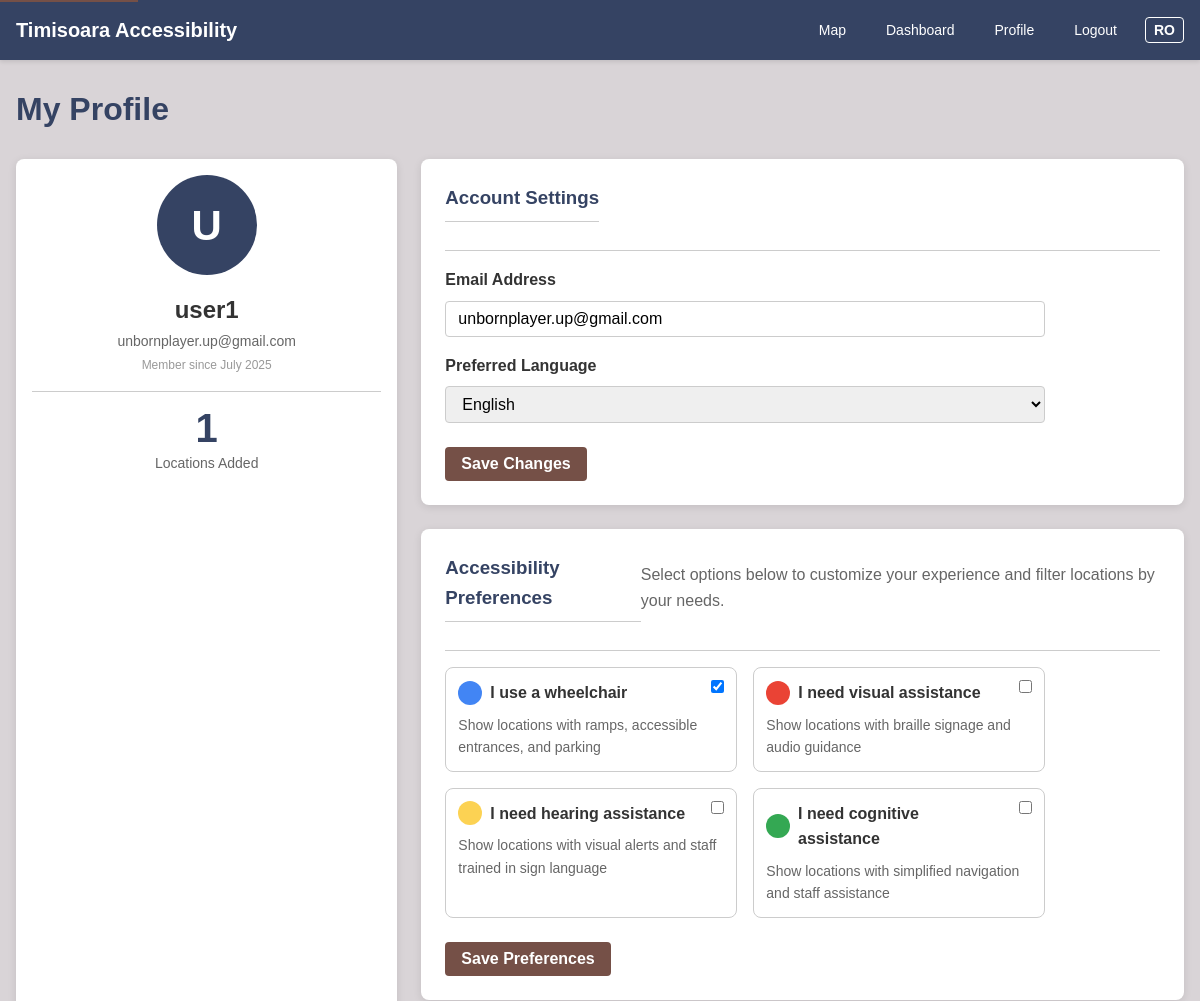
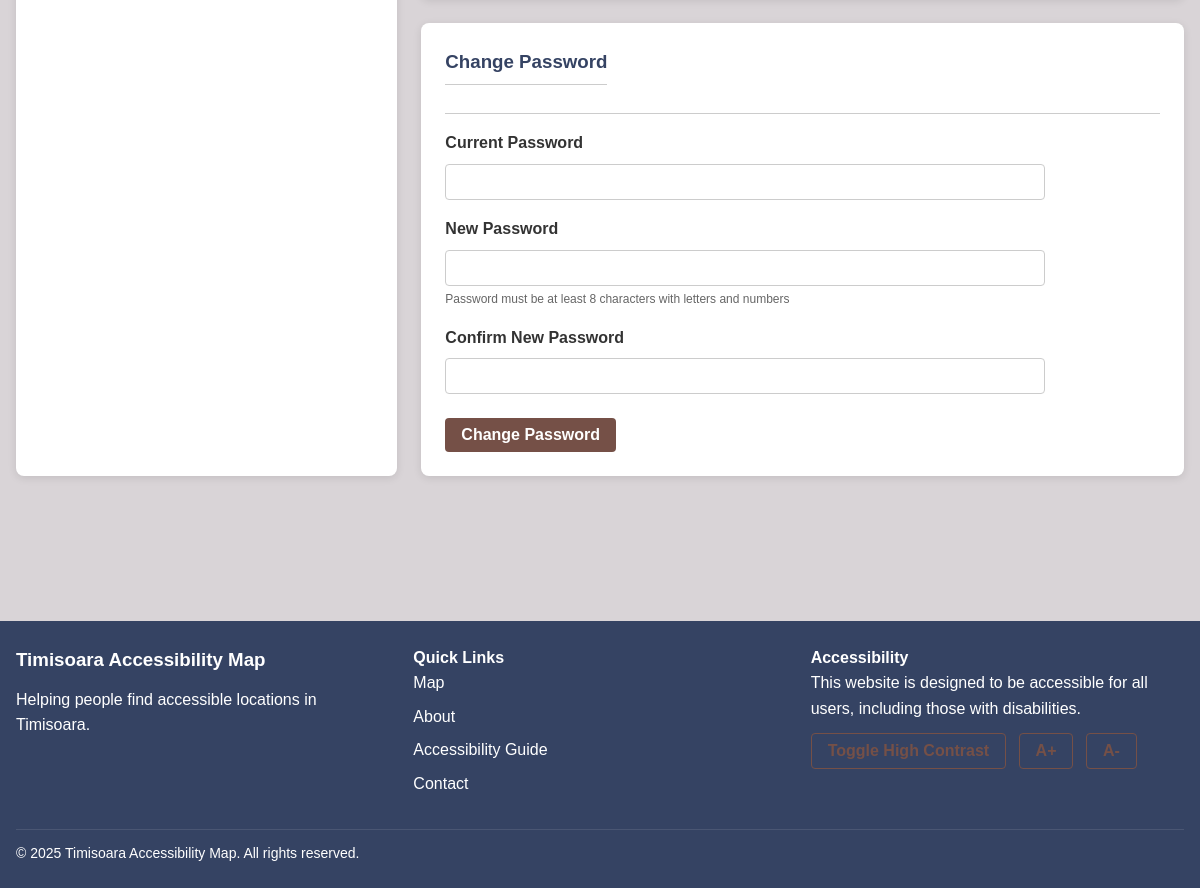
Page /profile (signed in) on the committed database (2 pictures, top to bottom).
### app/models.py (models this page shows, shortened)
class User(UserMixin, db.Model):
    id = db.Column(db.Integer, primary_key=True)
    username = db.Column(db.String(64), unique=True, nullable=False, index=True)
    email = db.Column(db.String(120), unique=True, nullable=False, index=True)
    password_hash = db.Column(db.String(128), nullable=False)
    is_admin = db.Column(db.Boolean, default=False)
    joined_at = db.Column(db.DateTime, default=datetime.utcnow)
    is_active = db.Column(db.Boolean, default=True)
    needs_wheelchair = db.Column(db.Boolean, default=False)
    needs_visual_assistance = db.Column(db.Boolean, default=False)
    needs_hearing_assistance = db.Column(db.Boolean, default=False)
    needs_cognitive_assistance = db.Column(db.Boolean, default=False)
    preferred_language = db.Column(db.String(2), default='ro')  # 'ro' or 'en'
    locations = db.relationship('Location', backref='author', lazy='dynamic')
    reviews = db.relationship('Review', backref='author', lazy='dynamic')

### app/routes/main.py (the view, shortened to what this page needs)
@main.route('/profile', methods=['GET', 'POST'])
@login_required
def profile():
    user_locations = Location.query.filter_by(user_id=current_user.id).order_by(Location.created_at.desc()).all()
    current_year = datetime.now().year
    return render_template('user/profile.html', title=_('My Profile'),
                           user=current_user, locations=user_locations, current_year=current_year)

### app/models.py (called while the page is built)
@login_manager.user_loader
def load_user(id):
    return User.query.get(int(id))

### app/templates/user/profile.html (shortened to what this page needs)
{% extends 'base.html' %}
{% block content %}
<div class="content-container">
    <div class="page-header">
        <h1>{{ _('My Profile') }}</h1>
    </div>
    <div class="profile-container">
        <div class="profile-sidebar">
            <div class="user-avatar">
                {{ user.username[0].upper() }}
            </div>
            <div class="user-meta">
                <h2>{{ user.username }}</h2>
                <p class="user-email">{{ user.email }}</p>
                <p class="join-date">{{ _('Member since') }} {{ user.joined_at.strftime('%B %Y') }}</p>
            </div>
            <div class="profile-stats">
                <div class="stat-item">
                    <div class="stat-value">{{ locations|length }}</div>
                    <div class="stat-label">{{ _('Locations Added') }}</div>
                </div>
            </div>
        </div>
        <div class="profile-main">
            <div class="profile-section">
                <div class="section-header">
                    <h3>{{ _('Account Settings') }}</h3>
                </div>
                <form action="{{ url_for('main.profile') }}" method="POST" class="profile-form" data-validate="true">
                    <div class="form-group">
                        <label for="email">{{ _('Email Address') }}</label>
                        <input type="email" id="email" name="email" value="{{ user.email }}" class="form-control">
                    </div>
                    <div class="form-group">
                        <label for="preferred_language">{{ _('Preferred Language') }}</label>
                        <select id="preferred_language" name="preferred_language" class="form-control">
                            <option value="en" {% if user.preferred_language == 'en' %}selected{% endif %}>{{ _('English') }}</option>
                        </select>
                    </div>
                    <div class="form-actions">
                        <button type="submit" class="btn primary">{{ _('Save Changes') }}</button>
                    </div>
                </form>
            </div>
            <div class="profile-section">
                <div class="section-header">
                    <h3>{{ _('Accessibility Preferences') }}</h3>
                    <p class="section-desc">{{ _('Select options below to customize your experience and filter locations by your needs.') }}</p>
                </div>
                <form action="{{ url_for('main.update_preferences') }}" method="POST" class="preferences-form">
                    <div class="preferences-grid">
                        <div class="preference-item">
                            <input type="checkbox" id="needs_wheelchair" name="needs_wheelchair" {% if user.needs_wheelchair %}checked{% endif %}>
                            <label for="needs_wheelchair">
                                <span class="preference-icon wheelchair"></span>
                                <span class="preference-name">{{ _('I use a wheelchair') }}</span>
                            </label>
                            <p class="preference-desc">{{ _('Show locations with ramps, accessible entrances, and parking') }}</p>
                        </div>
                        <div class="preference-item">
                            <input type="checkbox" id="needs_visual_assistance" name="needs_visual_assistance" {% if user.needs_visual_assistance %}checked{% endif %}>
                            <label for="needs_visual_assistance">
                                <span class="preference-icon visual"></span>
                                <span class="preference-name">{{ _('I need visual assistance') }}</span>
                            </label>
                            <p class="preference-desc">{{ _('Show locations with braille signage and audio guidance') }}</p>
                        </div>
                        <div class="preference-item">
                            <input type="checkbox" id="needs_hearing_assistance" name="needs_hearing_assistance" {% if user.needs_hearing_assistance %}checked{% endif %}>
                            <label for="needs_hearing_assistance">
                                <span class="preference-icon hearing"></span>
                                <span class="preference-name">{{ _('I need hearing assistance') }}</span>
                            </label>
                            <p class="preference-desc">{{ _('Show locations with visual alerts and staff trained in sign language') }}</p>
                        </div>
                        <div class="preference-item">
                            <input type="checkbox" id="needs_cognitive_assistance" name="needs_cognitive_assistance" {% if user.needs_cognitive_assistance %}checked{% endif %}>
                            <label for="needs_cognitive_assistance">
                                <span class="preference-icon cognitive"></span>
                                <span class="preference-name">{{ _('I need cognitive assistance') }}</span>
                            </label>
                            <p class="preference-desc">{{ _('Show locations with simplified navigation and staff assistance') }}</p>
                        </div>
                    </div>
                    <div class="form-actions">
                        <button type="submit" class="btn primary">{{ _('Save Preferences') }}</button>
                    </div>
                </form>
            </div>
            <div class="profile-section">
                <div class="section-header">
                    <h3>{{ _('Change Password') }}</h3>
                </div>
                <form action="{{ url_for('main.change_password') }}" method="POST" class="password-form" data-validate="true">
                    <div class="form-group">
                        <label for="current_password">{{ _('Current Password') }}</label>
                        <input type="password" id="current_password" name="current_password" class="form-control" required>
                    </div>
                    <div class="form-group">
                        <label for="new_password">{{ _('New Password') }}</label>
                        <input type="password" id="new_password" name="new_password" class="form-control" required minlength="8">
                        <small class="help-text">{{ _('Password must be at least 8 characters with letters and numbers') }}</small>
                    </div>
                    <div class="form-group">
                        <label for="confirm_password">{{ _('Confirm New Password') }}</label>
                        <input type="password" id="confirm_password" name="confirm_password" class="form-control" required data-match="new_password">
                    </div>
                    <div class="form-actions">
                        <button type="submit" class="btn primary">{{ _('Change Password') }}</button>
                    </div>
                </form>
            </div>
        </div>
    </div>
</div>
{% endblock %}

### rows in the picture
User: username "U", username "user1", email "unbornplayer.up@gmail.com", joined_at "July 2025", preferred_language "English", needs_wheelchair "☑"

### other values in the picture
{{ locations|length }} "1"
